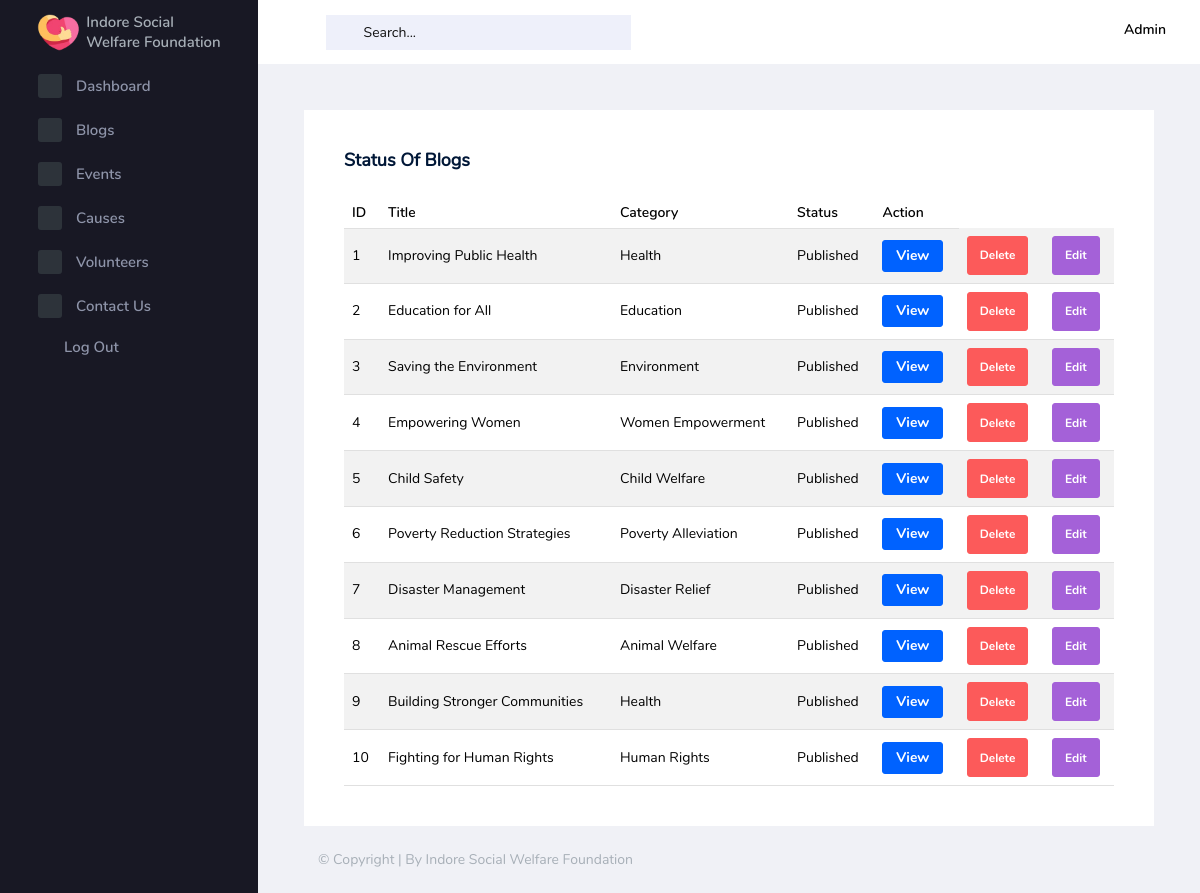
Page /admin/pages/blogs/status_of_blogs.php (signed in) on the earlier database version.
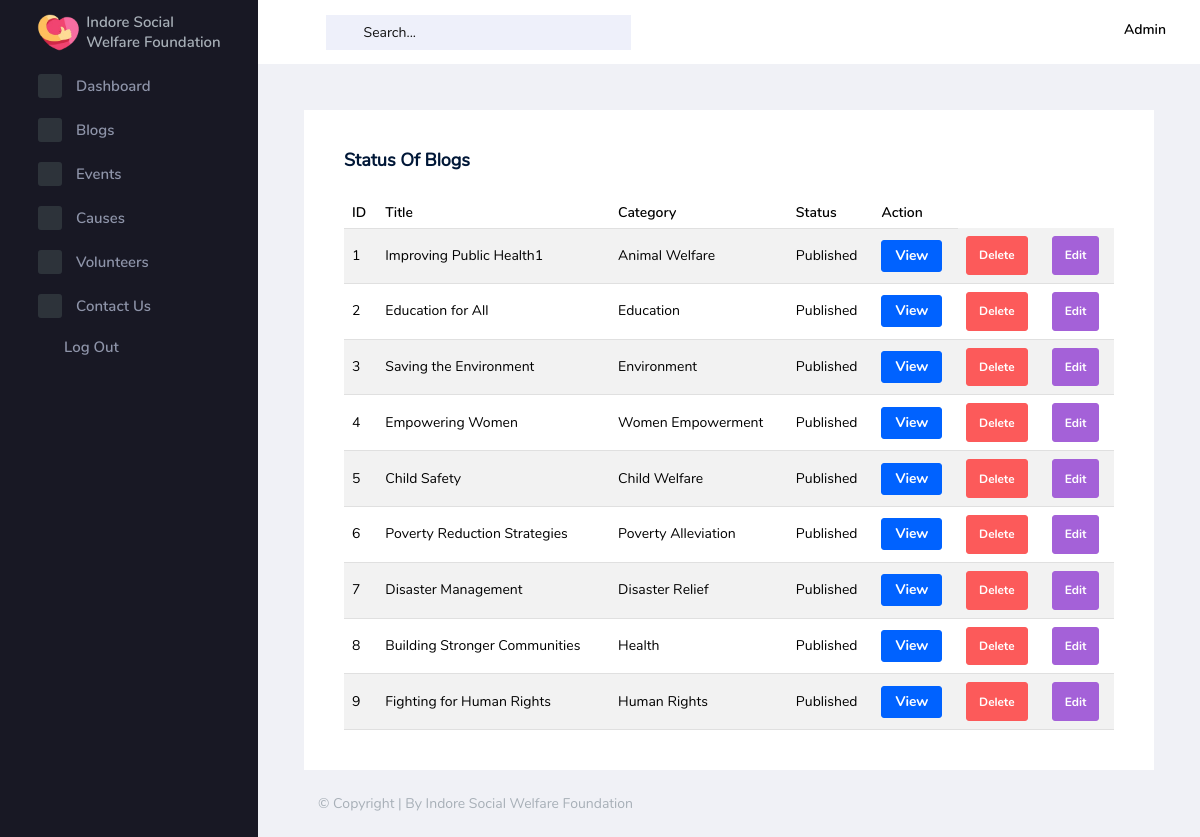
Same page on the later database version.
### tables this page shows
CREATE TABLE `posts` (
  `id` int(11) NOT NULL,
  `title` varchar(255) NOT NULL,
  `description` text NOT NULL,
  `img_path` varchar(255) DEFAULT NULL,
  `category_posts_id` int(11) DEFAULT NULL,
  `status` tinyint(1) DEFAULT 0,
  `date_published` datetime DEFAULT NULL,
  `date_updated` datetime DEFAULT NULL
);

CREATE TABLE `category_posts` (
  `id` int(11) NOT NULL,
  `name` varchar(100) NOT NULL,
  `description` text DEFAULT NULL
);

### admin/pages/blogs/status_of_blogs.php (the view, shortened to what this page needs)
<?php
require '../connection.php';
$sql = "SELECT posts.id, posts.title, posts.status, category_posts.name AS category
        FROM posts
        LEFT JOIN category_posts ON posts.category_posts_id = category_posts.id";
$result = $conn->query($sql);
?>
<!DOCTYPE html>
<html lang="en">
<head>
    <?php
    include("../../partials/link_materials.php");
    ?>
</head>
<body>
    <div class="container-scroller">
        <?php
        include("../../partials/_navbar.php");
        ?>
        <div class="container-fluid page-body-wrapper">
            <?php
            include("../../partials/_sidebar.php");
            ?>
            <div class="main-panel">
                <div class="content-wrapper">
                    <div class="card">
                        <div class="card-body">
                            <h4 class="card-title">Status of Blogs</h4>
                            <div class="table-responsive">
                                <table class="table table-striped">
                                    <thead>
                                        <tr>
                                            <th>ID</th>
                                            <th>Title</th>
                                            <th>Category</th>
                                            <th>Status</th>
                                            <th>Action</th>
                                        </tr>
                                    </thead>
                                    <tbody>
                                        <?php
                                        if ($result->num_rows > 0) {
                                            $serial_no = 1;
                                            while ($row = $result->fetch_assoc()) {
                                                echo "<tr>";
                                                echo "<td>" . $serial_no++ . "</td>";
                                                echo "<td>" . $row['title'] . "</td>";
                                                echo "<td>" . $row['category'] . "</td>";
                                                echo "<td>" . ($row['status'] == 1 ? 'Published' : 'Unpublished') . "</td>";
                                                echo "<td>";
                                                if ($row['status'] == 0) {
                                                    echo "<a href='publish_blog.php?id=" . $row['id'] . "' class='btn btn-success btn-sm'>Publish</a>";
                                                } else {
                                                    echo "<a href='view_blog.php?id=" . $row['id'] . "' class='btn btn-info btn-sm'>View</a>";
                                                }
                                                echo "<td><a href='delete_blog_action.php?id=" . $row['id'] . "' class='btn btn-danger'>Delete</a></td>";
                                                echo "<td><a href='edit_blog.php?id=" . $row['id'] . "' class='btn btn-primary'>Edit</a></td>";
                                                echo "</td>";
                                                echo "</tr>";
                                            }
                                        } else {
                                            echo "<tr><td colspan='5'>No blogs found</td></tr>";
                                        }
                                        ?>
                                    </tbody>
                                </table>
                            </div>
                        </div>
                    </div>
                </div>
                <?php
                include("../../partials/_footer.php");
                ?>
            </div>
        </div>
    </div>
</body>
</html>

### admin/partials/link_materials.php (shortened to what this page needs)
<link rel="stylesheet" href="../../assets/vendors/mdi/css/materialdesignicons.min.css">
<link rel="stylesheet" href="../../assets/vendors/flag-icon-css/css/flag-icons.min.css">
<link rel="stylesheet" href="../../assets/vendors/css/vendor.bundle.base.css">
<link rel="stylesheet" href="../../assets/vendors/select2/select2.min.css">
<link rel="stylesheet" href="../../assets/vendors/select2-bootstrap-theme/select2-bootstrap.min.css">
<link rel="stylesheet" href="../../assets/css/vertical-light-layout/style.css">

### admin/partials/_navbar.php (shortened to what this page needs)
<nav class="navbar default-layout-navbar col-lg-12 col-12 p-0 fixed-top d-flex flex-row">
  <div class="text-center navbar-brand-wrapper d-flex align-items-center justify-content-center">
    <div class="brand-logo"><img style="width: 45px;" src="../../../images/iwsf-img/heart_iwsf-removebg-preview.png"></div>
    <div class=" brand-logo" style="padding-left: 4px; display: flex; flex-direction: column; gap: 0; align-items: start; font-size: 15px;">
      <div>Indore Social</div>
      <div>Welfare Foundation</div>
    </div>
  </div>
  <div class="navbar-menu-wrapper d-flex align-items-stretch">
    <button class="navbar-toggler navbar-toggler align-self-center" type="button" data-toggle="minimize" style="font-size: x-large;">
      <span class="mdi mdi-menu"></span>
    </button>
    <div class="search-field d-none d-xl-block">
      <form id="searchForm" class="d-flex align-items-center h-100" action="#">
        <div class="input-group">
          <div class="input-group-prepend bg-transparent">
            <i class="input-group-text border-0 mdi mdi-magnify"></i>
          </div>
          <input type="text" id="search" class="form-control bg-transparent border-0" placeholder="Search..." autocomplete="off">
        </div>
      </form>
    </div>
    <ul class="navbar-nav navbar-nav-right">
      <li class="nav-item nav-profile dropdown">
        <a class="nav-link" id="profileDropdown" href="#" data-bs-toggle="dropdown" aria-expanded="false">
          <div class="nav-profile-text">
            <p class="mb-1 text-black">Admin</p>
          </div>
        </a>
      </li>
    </ul>
  </div>
</nav>

### admin/partials/_sidebar.php (shortened to what this page needs)
<nav class="sidebar sidebar-offcanvas" id="sidebar">
        <ul class="nav">
          <li class="nav-item">
            <a class="nav-link" href="../../index.php">
              <span class="icon-bg"><i class="mdi mdi-cube menu-icon"></i></span>
              <span class="menu-title">Dashboard</span>
            </a>
          </li>
          <li class="nav-item">
            <a class="nav-link" data-bs-toggle="collapse" href="#forms" aria-expanded="false" aria-controls="forms">
              <span class="icon-bg"><i class="mdi mdi-format-list-bulleted menu-icon"></i></span>
              <span class="menu-title">Blogs</span>
              <i class="menu-arrow"></i>
            </a>
          </li>
          <li class="nav-item">
            <a class="nav-link" data-bs-toggle="collapse" href="#tables" aria-expanded="false" aria-controls="tables">
              <span class="icon-bg"><i class="mdi mdi-table-large menu-icon"></i></span>
              <span class="menu-title">Events</span>
              <i class="menu-arrow"></i>
            </a>
          </li>
          <li class="nav-item">
            <a class="nav-link" data-bs-toggle="collapse" href="#auth" aria-expanded="false" aria-controls="auth">
              <span class="icon-bg"><i class="mdi mdi-lock menu-icon"></i></span>
              <span class="menu-title">Causes</span>
              <i class="menu-arrow"></i>
            </a>
          </li>
          <li class="nav-item">
            <a class="nav-link" data-bs-toggle="collapse" href="#volunteers" aria-expanded="false" aria-controls="auth">
              <span class="icon-bg"><i class="mdi mdi-account menu-icon"></i></span>
              <span class="menu-title">Volunteers</span>
              <i class="menu-arrow"></i>
            </a>
          </li>
          <li class="nav-item">
            <a class="nav-link" data-bs-toggle="collapse" href="#contact" aria-expanded="false" aria-controls="auth">
              <span class="icon-bg"><i class="mdi mdi-account menu-icon"></i></span>
              <span class="menu-title">Contact Us</span>
              <i class="menu-arrow"></i>
            </a>
          </li>
          <li class="nav-item sidebar-user-actions">
            <div class="sidebar-user-menu">
              <a href="../../logout.php" class="nav-link"><i class="mdi mdi-logout menu-icon"></i>
                <span class="menu-title">Log Out</span></a>
            </div>
          </li>
        </ul>
      </nav>

### admin/partials/_footer.php
<footer class="footer">
  <div class="footer-inner-wraper">
    <div class="d-sm-flex justify-content-center justify-content-sm-between">
      <span class="text-muted text-center text-sm-left d-block d-sm-inline-block">© Copyright | By Indore Social Welfare Foundation
      </span>
    </div>
  </div>
</footer>

Differences in the rows shown:
removed posts: title "Animal Rescue Efforts", category_posts.name "Animal Welfare", status "Published"
changed posts: title "Improving Public Health" → "Improving Public Health1"; category_posts.name "Health" → "Animal Welfare"
